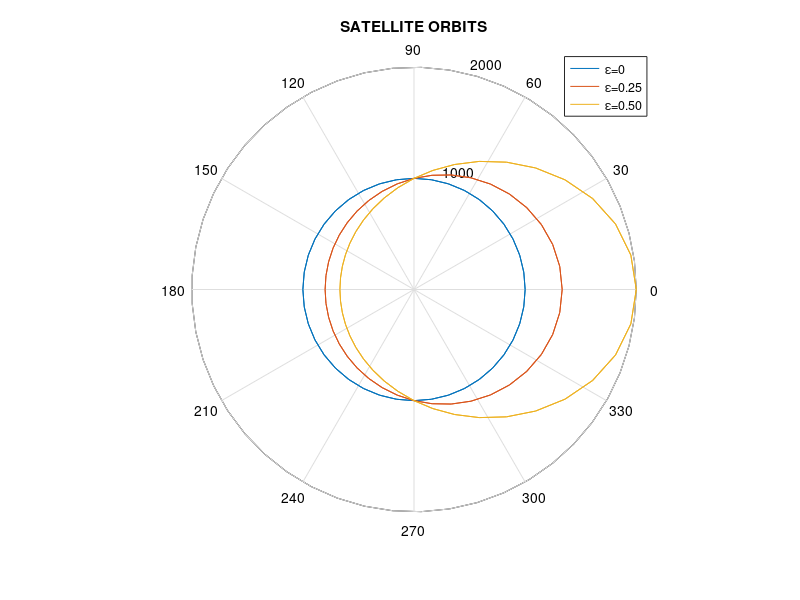

MATLAB code for this plot:
p=1000;
theta=-2*pi:pi/20:2*pi;

epsilon=0;
r=p./(1-epsilon.*cos(theta));
polar(theta,r);
hold on;

epsilon=0.25;
r=p./(1-(epsilon.*cos(theta)));
polar(theta,r);
hold on;

epsilon=0.50;
r=p./(1-(epsilon.*cos(theta)));
polar(theta,r);
hold off;

legend('\epsilon=0','\epsilon=0.25','\epsilon=0.50');
title('SATELLITE ORBITS');
xlabel('X-AXIS');
ylabel('Y-AXIS');